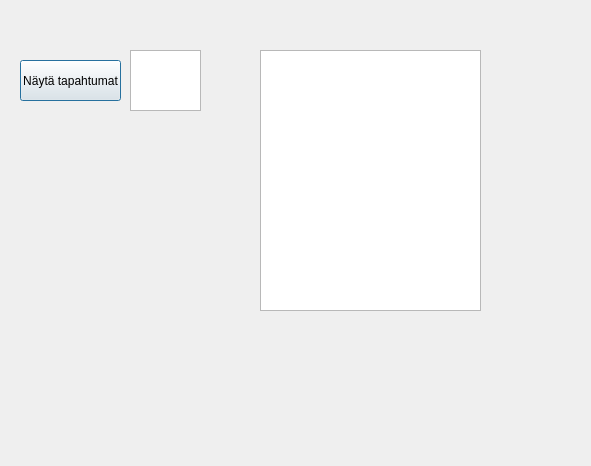
<?xml version="1.0" encoding="UTF-8"?>
<ui version="4.0">
 <class>Tapahtumat</class>
 <widget class="QDialog" name="Tapahtumat">
  <property name="geometry">
   <rect>
    <x>0</x>
    <y>0</y>
    <width>591</width>
    <height>466</height>
   </rect>
  </property>
  <property name="windowTitle">
   <string>Dialog</string>
  </property>
  <widget class="QTextEdit" name="teTapahtumat">
   <property name="geometry">
    <rect>
     <x>260</x>
     <y>50</y>
     <width>221</width>
     <height>261</height>
    </rect>
   </property>
  </widget>
  <widget class="QPushButton" name="btnTapahtumat2">
   <property name="geometry">
    <rect>
     <x>20</x>
     <y>60</y>
     <width>101</width>
     <height>41</height>
    </rect>
   </property>
   <property name="text">
    <string>Näytä tapahtumat</string>
   </property>
  </widget>
  <widget class="QTextEdit" name="teTapahtumatID">
   <property name="geometry">
    <rect>
     <x>130</x>
     <y>50</y>
     <width>71</width>
     <height>61</height>
    </rect>
   </property>
  </widget>
 </widget>
 <resources/>
 <connections/>
</ui>
